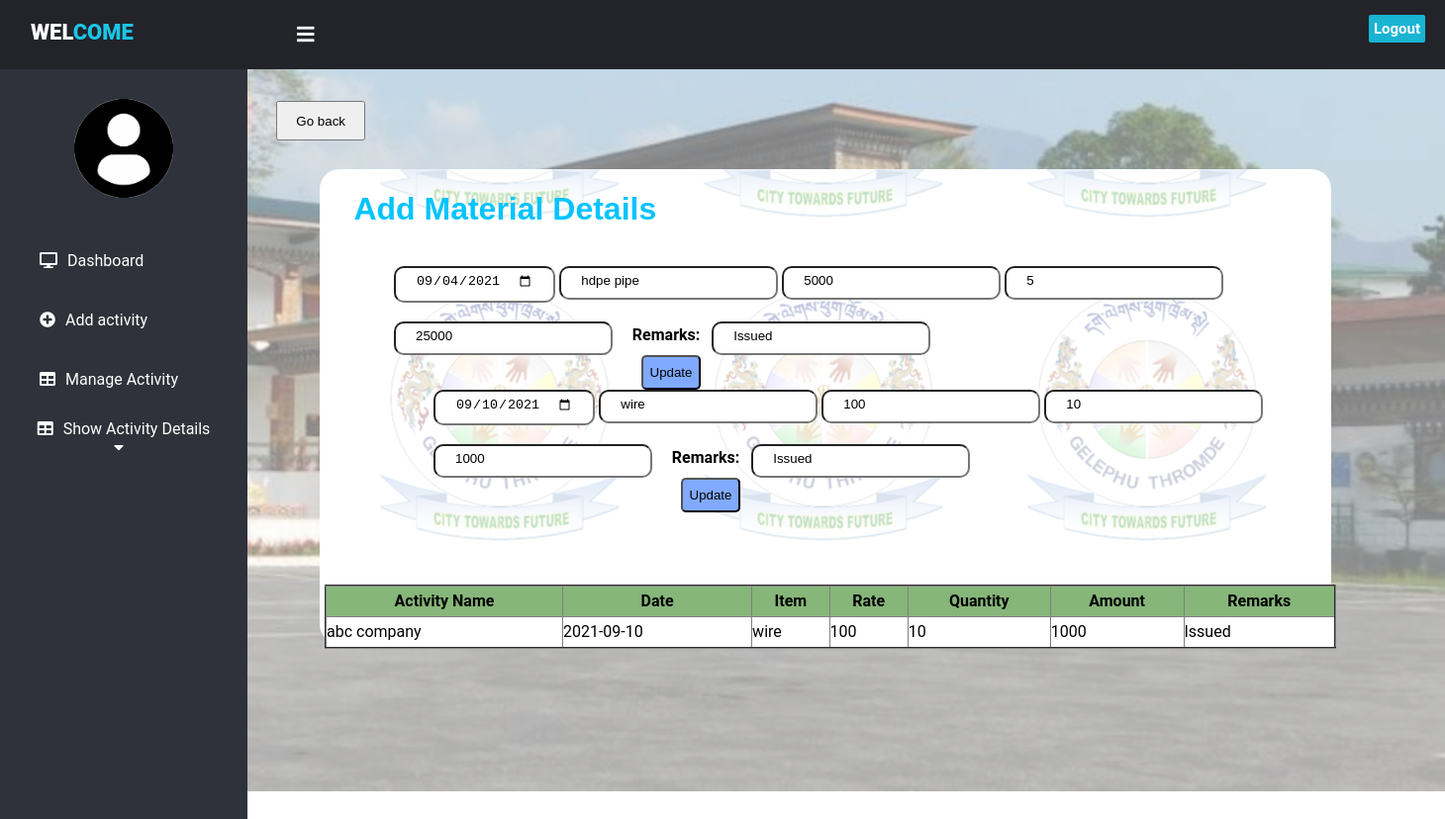
The page /edit_material.php?editid=31 on the database its author committed.
### tables this page shows
CREATE TABLE `material` (
  `id` int(11) NOT NULL,
  `date` date NOT NULL,
  `item` varchar(100) NOT NULL,
  `rate` int(11) NOT NULL,
  `quantity` int(11) NOT NULL,
  `amount` int(11) NOT NULL,
  `remarks` varchar(1000) NOT NULL,
  `user_id` int(11) NOT NULL,
  `activity_id` int(11) NOT NULL
);

CREATE TABLE `activity` (
  `id` int(11) NOT NULL,
  `activity_name` varchar(100) NOT NULL,
  `FY` int(11) NOT NULL,
  `approved_budget` int(11) NOT NULL,
  `technical_sanction` varchar(1000) NOT NULL,
  `adms_fs` varchar(1000) NOT NULL,
  `nit` varchar(1000) NOT NULL,
  `created_date` timestamp NOT NULL DEFAULT CURRENT_TIMESTAMP ON UPDATE CURRENT_TIMESTAMP,
  `user_id` int(11) NOT NULL,
  `mode_of_execution` varchar(100) NOT NULL
);

### edit_material.php (the view, shortened to what this page needs)
<!DOCTYPE html>
<html>
<head>
<link href="https://cdnjs.cloudflare.com/ajax/libs/font-awesome/5.13.0/css/all.min.css" rel="stylesheet">
<link rel="stylesheet" href="css/style.css">
</head>
<body>
<header>
	<label for="check">
	<i class="fas fa-bars" id="sidebar_btn"></i>
	</label>
	<div class="left_area">
	<h3>&nbsp;&nbsp;Wel<span>come</span></h3>
	</div>
	<div class="right_area">
	<a href="logout.php" class="logout_btn">Logout</a>
</header>
	<div class="sidebar">
	<center>
	<img src="images/profile.jpg" class="profile_image" alt="">
	</center>
	<a href="dashboard.php"><i class="fas fa-desktop"></i><span>Dashboard</span></a>
	<a href="add_activity.php"><i class="fa fa-plus-circle"></i><span>Add activity</span></a>
    <a href="manage_activity.php"><i class="fas fa-table"></i><span>Manage Activity</span></a>
	<div class="navbar">
	<div class="dropdown">
	<button class="dropbtn"><i class="fas fa-table"></i><span>Show Activity Details</span>
	<i class="fa fa-caret-down"></i>
	</button>
	</div>
	</div>	</div>
	<div class="content">
	<button type="button" class="btn btn-primary" style="width:90px;height:5%;margin-top:7%;margin-left:2%;"><a href="view_departmental.php" style="color:black;text-decoration: none;">Go back</a></button>
	<div class="display4">
	<h1>&nbsp;&nbsp;&nbsp; Add Material Details</h1>
	<div class="input-group" style="padding:0px 30px;">
	<form method="post" action ="" style="position:fixed;margin-top:2px;margin-left:5px;border-radius:5px;">
	<?php
	include('connection.php');
	$a_id=$_GET['editid'];
	$sql = "SELECT material.*,activity.* FROM material,activity WHERE activity.id=material.activity_id AND material.activity_id='$a_id'";
	$results = mysqli_query($db,$sql) or die("database error:".mysqli_error($db));
	while($row = mysqli_fetch_assoc($results)){?>
	<ul>
	<li><input type="date" name="date" value="<?php echo $row['date'];?>" class="form-control1"  required></li>
	<li><input type="text" name="item" value="<?php echo $row['item'];?>" class="form-control1" required></li>
	<li><input type="text" name="rate" value="<?php echo $row['rate'];?>" class="form-control1"></li>
	<li><input type="text" name="qty" value="<?php echo $row['quantity'];?>" class="form-control1"></li></br></br>
	<li><input type="text" name="amount" value="<?php echo $row['amount'];?>" class="form-control1"></li>
	<li><b>Remarks:</b>&nbsp;&nbsp;&nbsp;<input type="text"name="remarks" value="<?php echo $row['remarks'];?>" class="form-control1"></li></br>
	<input type="submit" name="update"  value="Update" class="form-control" style="cursor:pointer;background-color:#80aaff;border-radius:5px;width:60px;height:35px;margin-left:250px;">
	</form>
	<table align="center" border="2" cellspacing="0" cellpadding="0" style="width:70%;line-height:30px;margin-left:-70px;margin-top:5%;border-collapse:collapse;position:fixed;">
		<tr>
			<th>Activity Name </th>
			<th>Date</th>
			<th>Item</th>
			<th>Rate</th>
			<th>Quantity</th>
			<th>Amount</th>
			<th>Remarks</th>
			</tr>
			<tbody>
		<tr><td><?php echo $row['activity_name']?></td>
		<td><?php echo $row['date'];?></td>
		<td><?php echo $row['item'];?></td>
		<td><?php echo $row['rate'];?></td>
		<td><?php echo $row['quantity'];?></td>
		<td><?php echo $row['amount'];?></td>
		<td><?php echo $row['remarks'];?></td>
		</tr>
		<?php }?>
	</tbody>
	</table>
</body>
</html>

### css/style.css (style rules this page uses)
.display4 { border:2px none; background-image:url('../images/logo1.png'); border-radius:20px; background-color:#fff; width:70%; height:40%; margin-left:5%; margin-top:2%; position:absolute; background-position:center; }
.display4 h1 { font-family:Sans-serif; color: #03c4ff; }
header { position:fixed; background: #22242A; padding: 20px; width: 100%; height:30px; }
.left_area h3 { color:#fff; margin:0; text-transform:uppercase; font-size:22px; font-weight:900; }
.left_area span { color:#1DC4E7; }
.logout_btn { padding:5px; background:#19B3D3; text-decoration:none; float:right; margin-top:-30px; margin-right:40px; border-radius:2px; font-size:15px; font-weight:600; color:#fff; transition:0.5s; transition-property:background; }
.sidebar { background:#2F323A; margin-top:70px; padding-top:30px; position:absolute; left:0; width:250px; height:100%; transition:0.5s; transition-property:left; }
.sidebar .profile_image { width:100px; height:100px; border-radius:100px; margin-bottom:10px; }
.sidebar a { color:#fff; display:block; width:100%; line-height:60px; text-decoration:none; padding-left:40px; box-sizing:border-box; transition:0.5s; transition-property:background; }
.sidebar i { padding-right:10px; }
label #sidebar_btn { z-index:1; color:#fff; position:fixed; cursor:pointer; left:300px; font-size:20px; margin:5px 0; transition:0.5s; transition-property:color; }
.content { margin-left:250px; background:url('../images/gelephu1.png'); background-position:right; background-size:cover; height: 100vh; width: 100%; transition:0.5s; }
.form-control1 { border-radius:10px; padding:5px 20px 10px; }
label { font-family:Serif; font-weight: bold; font-size: 20px; }
th { margin-left:10px; background-color:#86b679; line-height:30px; }
tr:nth-child(odd) { background-color:#fff; }
.navbar { overflow: hidden; background-color: #2F323A; padding-right:11px; }
.dropdown { float: left; overflow: hidden; }
.dropdown .dropbtn { font-size: 16px; border: none; outline: none; color: white; padding: 10px 30px; background-color: inherit; font-family: inherit; margin: 0; width:250px; }

### edit_material.php (style rules this page uses)
body { margin:0; padding:0; font-family:"Roboto", sans-serif; }
form ul { list-style-type: none; }
form ul li { display: inline-block; }

### rows shown on the page
material: date "09/04/2021", item "hdpe pipe", rate "5000", qty "5", amount "25000", remarks "Issued", activity.activity_name "abc company", date "2021-09-04"
material: date "09/10/2021", item "wire", rate "100", qty "10", amount "1000", remarks "Issued", activity.activity_name "abc company", date "2021-09-10", quantity "10"
